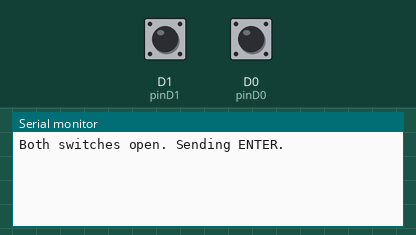
The sketch below on a simulated ESP8266 (NodeMCU). Parts: the last lines printed to the serial monitor. The inputs (shaded band) are chosen by the test bench; at power-on: D1 (pinD1) HIGH, D0 (pinD0) HIGH. USB keyboard and mouse output is not drawn.

Above: at 1.2 s.
1.3 s: D1 (pinD1) pulled LOW for 0.15 s
At 1.43 s:
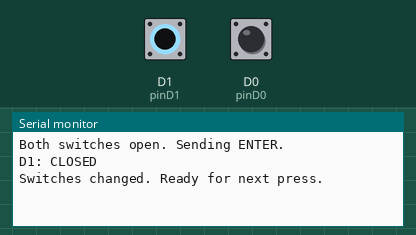
2.9 s: D0 (pinD0) pulled LOW for 0.15 s
At 3.8 s:
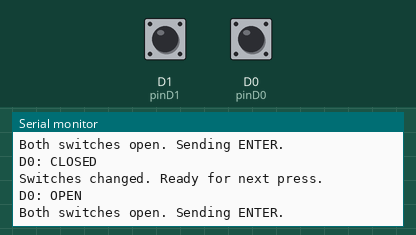

The sketch:

nuclear_launch_button.ino
```cpp
#include <Keyboard.h>

const int pinD0 = D0;
const int pinD1 = D1;

bool enterSent = false;
bool prevD0 = HIGH;
bool prevD1 = HIGH;

void setup() {
  pinMode(pinD0, INPUT_PULLUP);
  pinMode(pinD1, INPUT_PULLUP);
  Serial.begin(9600);
  Keyboard.begin();
}

void loop() {
  bool currD0 = digitalRead(pinD0);
  bool currD1 = digitalRead(pinD1);

  if (currD0 != prevD0) {
    Serial.print("D0: ");
    Serial.println(currD0 == LOW ? "CLOSED" : "OPEN");
    prevD0 = currD0;
  }

  if (currD1 != prevD1) {
    Serial.print("D1: ");
    Serial.println(currD1 == LOW ? "CLOSED" : "OPEN");
    prevD1 = currD1;
  }

  // Condition: both D0 and D1 are OPEN (HIGH)
  if (currD0 == HIGH && currD1 == HIGH) {
    if (!enterSent) {
      Serial.println("Both switches open. Sending ENTER.");
      Keyboard.press(KEY_RETURN);
      delay(5);
      Keyboard.release(KEY_RETURN);
      enterSent = true;
    }
  } else {
    if (enterSent) {
      Serial.println("Switches changed. Ready for next press.");
    }
    enterSent = false;
  }

  delay(10);
}
```

Measured:
- after the input at 1.3 s, the serial monitor: prints a new line at once (image 1)
- after the input at 2.9 s, the serial monitor: prints a new line at once (image 2)
